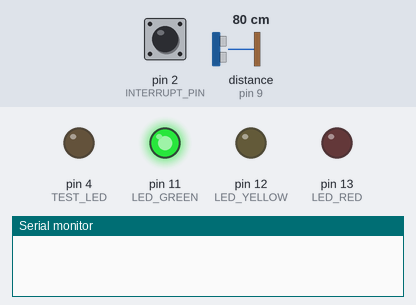
A sketch run on a simulated Arduino Uno, built with avr-gcc and run on an emulated ATmega328P. Shown: output pins drawn as LEDs (lit = HIGH), the last lines printed to the serial monitor. Dashed ring = blinking. The inputs (shaded band) are chosen by the test bench; at power-on: pin 2 (INTERRUPT_PIN) LOW, distance to the obstacle (sensor on pin 9) 80 cm. The echo pulse lasts 58.3 µs per cm; pins used as bus, display or sensor lines are not drawn.

Above: at 1.2 s.
1.3 s: pin 2 (INTERRUPT_PIN) pulled HIGH for 0.15 s
At 2.0 s:
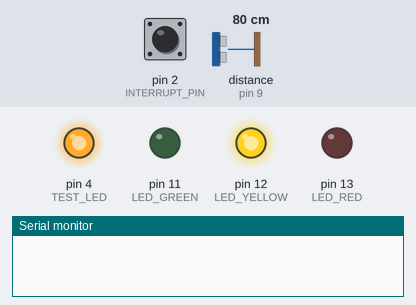
4.3 s: distance to the obstacle (sensor on pin 9) set to 6 cm
At 7.2 s:
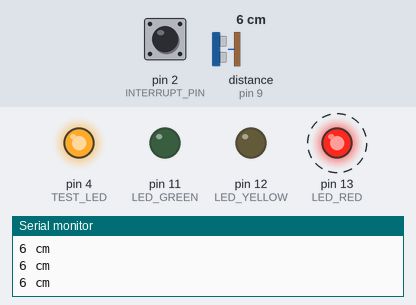
7.3 s: distance to the obstacle (sensor on pin 9) set to 3 cm
At 12.9 s:
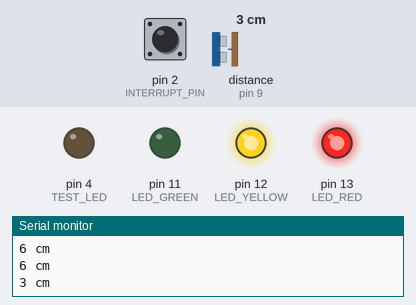
14.8 s: pin 2 (INTERRUPT_PIN) pulled HIGH for 1 s
At 16.6 s:
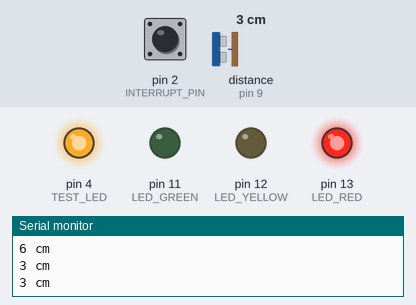
21.8 s: pin 2 (INTERRUPT_PIN) pulled HIGH for 3.2 s
At 32.0 s:
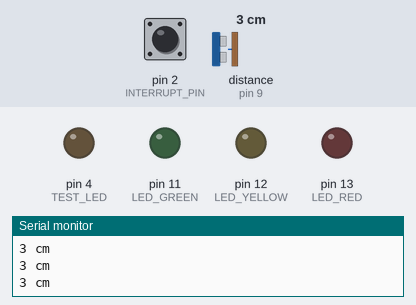
Timing chart, 0 to 34.1 s (numbered marks = the images above; inputs shaded):
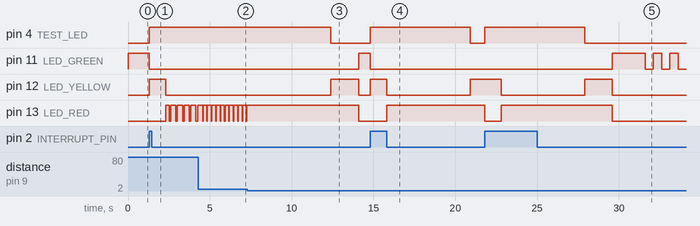

Measured:
- the behaviour switches between 5 and 4 cm on distance to the obstacle (sensor on pin 9) (found by bisection; images 2 and 3)
- after the input at 1.3 s, pin 4 (TEST_LED): LOW → HIGH at once; pin 12 (LED_YELLOW): LOW → HIGH at once, → LOW 1.0 s later; pin 13 (LED_RED): LOW → HIGH after 1.0 s, then repeats every 0.41 s: LOW 0.10 s, HIGH 0.31 s
- after the input at 4.3 s, pin 13 (LED_RED): alternates HIGH for 0.23 s and LOW for 0.03 s, starting after 0.29 s
- after the input at 7.3 s, pin 4 (TEST_LED): HIGH → LOW after 5.1 s; pin 11 (LED_GREEN): LOW → HIGH after 6.8 s; pin 12 (LED_YELLOW): LOW → HIGH after 5.1 s, → LOW 1.7 s later
- after the input at 14.8 s, pin 4 (TEST_LED): LOW → HIGH at once, → LOW 6.1 s later; pin 13 (LED_RED): LOW → HIGH after 1.0 s instead of 6.0 s
- after the input at 21.8 s, pin 4 (TEST_LED): LOW → HIGH at once, → LOW 6.1 s later

The sketch:

vers_0_0.ino
```cpp
const int LED_RED = 13;                // Порт 13, красный светодиод
const int LED_YELLOW = 12;             // Порт 12, желтый светодиод
const int LED_GREEN = 11;              // Порт 11, зеленый светодиод

const int echoPin = 9;                 //Порт 9, echoPin
const int trigPin = 10;                //Порт 10, trigPin
#define INTERRUPT_PIN 2
#define TEST_LED 4
const int TIMEOUT_RED = 3000;          // Время горения красного сетодиода
const int TIMEOUT_YEL = 1690;          // Время горения желтого светодиода
const int TIMEOUT_GREEN = 2000;        // Время горения зеленого светодиода

const int TIMEOUT_FLASH_GREEN = 500;      // Время мигания зеленого светодиода

void setup() {
  // put your setup code here, to run once:
  Serial.begin (9600);
  pinMode(trigPin, OUTPUT);
  pinMode(echoPin, INPUT);

  // Все порты светодиодов будут у нас установлены в режим "внешняя нагрузка", OUTPUT
  pinMode(LED_RED, OUTPUT);
  pinMode(LED_YELLOW, OUTPUT);
  pinMode(LED_GREEN, OUTPUT);
  pinMode(TEST_LED, OUTPUT);
  // Устанавливаем начальное значение светодиодов
  digitalWrite(TEST_LED, LOW);
  digitalWrite(LED_RED, LOW);
  digitalWrite(LED_YELLOW, LOW);
  digitalWrite(LED_GREEN, LOW);
  // INTERRUPT
  attachInterrupt(0, interr_func, CHANGE);

}
#define GO 0
#define GO_END 1
#define YELLOW 2
#define STOP 3
#define READY 4
#define EMERGENCY 5
int FLAG = 0;

volatile uint32_t debounce;
void interr_func()
{
  if (millis() - debounce >= 100 && digitalRead(2)) {
    debounce = millis();
    FLAG = 1;
  }

}
int state_now = 0;

void loop() {
  // put your main code here, to run repeatedly:
  switch(state_now)
  {
    case GO:
      digitalWrite(LED_YELLOW, LOW);
      digitalWrite(LED_RED, LOW);
      digitalWrite(LED_GREEN, HIGH);    // Включаем светодиод
      if(my_delay(TIMEOUT_GREEN)==1) // Ждем
      {
        state_now = READY;
        break;
      }
      state_now = GO_END;
      break;

    case GO_END:
      for (int i = 0; i < 3; i++)
      {
        digitalWrite(LED_GREEN, LOW);
        if(my_delay(TIMEOUT_FLASH_GREEN)==1)
        {
        state_now = READY;
        break;
        }
        digitalWrite(LED_GREEN, HIGH);
        if(my_delay(TIMEOUT_FLASH_GREEN)==1)
        {
        state_now = READY;
        break;
        }
        state_now = YELLOW;
      }
      break;

    case YELLOW:
      digitalWrite(LED_GREEN, LOW);
      digitalWrite(LED_YELLOW, HIGH);
      if(my_delay(TIMEOUT_YEL)==1)
      {
        state_now = READY;
        break;
      }
      state_now = STOP;
      break;

    case STOP:
      digitalWrite(LED_YELLOW, LOW);
      digitalWrite(LED_RED, HIGH);
      if(my_delay(TIMEOUT_RED)==1)
      {
        state_now = READY;
        break;
      }
      state_now = READY;
      break;

    case READY:
      digitalWrite(LED_YELLOW, HIGH);
      if(my_delay(TIMEOUT_YEL)==1)
      {
        state_now = READY;
        break;
      }

      state_now = GO;
      break;

    default:
      break;
  }
}
int my_delay(int t)
{
  int a = 0;
  while(a != t)
  {
    delay(1);
    a++;
    if(FLAG==1)
    {
      emergency_mode();
      return 1;
    }
  }
}
void emergency_mode()
{
  digitalWrite(TEST_LED, HIGH);
  digitalWrite(LED_RED, LOW);
  digitalWrite(LED_YELLOW, HIGH);
  digitalWrite(LED_GREEN, LOW);
  delay(1000);
  digitalWrite(LED_RED, HIGH);
  digitalWrite(LED_YELLOW, LOW);
  while(distance() >= 5)
  {
    blink_dist(distance());
  }
  delay(5000);
  digitalWrite(TEST_LED, LOW);
  state_now = YELLOW;
  FLAG = 0;
}

int distance()
{
  int duration, cm;
  digitalWrite(trigPin, LOW);
  delayMicroseconds(2);
  digitalWrite(trigPin, HIGH);
  delayMicroseconds(10);
  digitalWrite(trigPin, LOW);
  duration = pulseIn(echoPin, HIGH);
  cm = duration / 58;
  Serial.print(cm);
  Serial.println(" cm");
  delay(100);
  return cm;
}
void blink_dist(int duration)
{
  if(duration >=50) duration = 50;
  int f = map(duration, 5, 50, 15, 5);
  int t = 1000/(2*f);
  digitalWrite(LED_RED, LOW);
  delay(t);
  digitalWrite(LED_RED, HIGH);
  delay(t);
}
```
